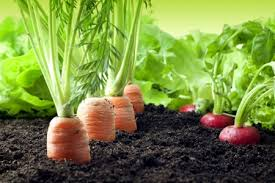
#> input picture dashboard0.4-ImageAnalyzePipeline/media/time_lapse/plant1.jpg, 275 x 183 px, given in place of the camera
$ python camera-hd.py   (older library calls are emulated)
#> lines starting #> are read from the running program, lines starting #| are printed output that depends on the picture
import cv2
import numpy as np

def get_camera():
    """Initialize the ONN 1440P Webcam with optimal settings."""
    try:
        # Initialize the camera
        camera = cv2.VideoCapture(0)  # Use the default camera (index 0)
        if not camera.isOpened():
            print("Error: Could not open camera.")
            return None

        # Set camera properties for optimal performance
        camera.set(cv2.CAP_PROP_FRAME_WIDTH, 2560)  # Set resolution to 1440p (2560x1440)
        camera.set(cv2.CAP_PROP_FRAME_HEIGHT, 1440)
        camera.set(cv2.CAP_PROP_FPS, 30)  # Set frame rate to 30 FPS
        camera.set(cv2.CAP_PROP_FOURCC, cv2.VideoWriter_fourcc('M', 'J', 'P', 'G'))  # Use MJPEG compression
        camera.set(cv2.CAP_PROP_AUTOFOCUS, 1)  # Enable autofocus
        camera.set(cv2.CAP_PROP_BRIGHTNESS, 0.5)  # Adjust brightness for low-light correction
        camera.set(cv2.CAP_PROP_CONTRAST, 0.5)  # Adjust contrast for better image quality
        camera.set(cv2.CAP_PROP_SATURATION, 0.5)  # Adjust saturation for vibrant colors

        print("ONN 1440P Webcam initialized successfully!")
        return camera
    except Exception as e:
        print(f"Error initializing camera: {e}")
        return None

def calculate_sharpness(image):
    """Calculate the sharpness of an image using Laplacian variance."""
    gray = cv2.cvtColor(image, cv2.COLOR_BGR2GRAY)
    return cv2.Laplacian(gray, cv2.CV_64F).var()

def autofocus(camera, max_iterations=5, focus_step=20):
    """
    Perform fast autofocus by adjusting the camera's focus setting to maximize image sharpness.

    Args:
        camera: The camera object (cv2.VideoCapture).
        max_iterations: Maximum number of focus adjustments.
        focus_step: Step size for focus adjustments.

    Returns:
        best_focus: The focus value that produced the sharpest image.
        best_sharpness: The sharpness value of the best-focused image.
    """
#> called with max_iterations = 5, focus_step = 20
    best_focus = 0
    best_sharpness = 0

    # Iterate through focus values
    for focus in range(0, 255, focus_step):
        # Set focus value
        camera.set(cv2.CAP_PROP_FOCUS, focus)

        # Capture a frame
        ret, frame = camera.read()
        if not ret:
            print("Error: Could not read frame.")
            break

        # Calculate sharpness
        sharpness = calculate_sharpness(frame)
        print(f"Focus: {focus}, Sharpness: {sharpness:.2f}")

        # Update best focus
        if sharpness > best_sharpness:
            best_sharpness = sharpness
            best_focus = focus

        # Display the frame (optional)
        cv2.imshow("Autofocus", frame)
        if cv2.waitKey(1) & 0xFF == ord('q'):  # Press 'q' to exit early
            break
#> this loop made 1 pass; (key q is pressed on pass 1)
#> (sharpness, best_sharpness) on pass 1: (1990.6, 1990.6)
#> (printed output is left out)
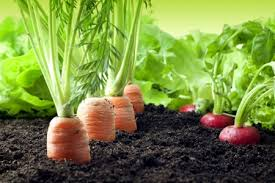
#> input picture dashboard0.4-ImageAnalyzePipeline/media/time_lapse/plant1.jpg, 275 x 183 px, given in place of the camera
#> pass 1, in calculate_sharpness, `gray = cv2.cvtColor(image, cv2.COLOR_BGR2GRAY)`:
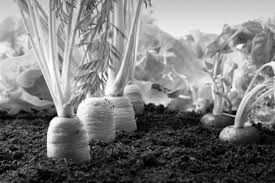
#> gray: shape (183, 275); min 0, max 255, mean 125
#> frame is the input picture: shape (183, 275, 3); mean B, G, R 65.3, 138.8, 120.8
#> after the loop, best_focus = 0; best_sharpness = 1990.6

    # Set the best focus value
    camera.set(cv2.CAP_PROP_FOCUS, best_focus)
    print(f"Best Focus: {best_focus}, Best Sharpness: {best_sharpness:.2f}")
#| Best Focus: 0, Best Sharpness: 1990.60

    return best_focus, best_sharpness

def enhance_image(image):
    """Enhance the image by sharpening and adjusting contrast."""
    # Sharpen the image
    kernel = np.array([[0, -1, 0],
                       [-1, 5, -1],
                       [0, -1, 0]])
    sharpened = cv2.filter2D(image, -1, kernel)
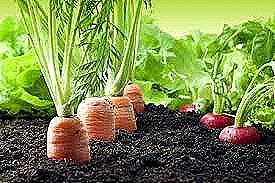
#> sharpened: shape (183, 275, 3); mean B, G, R 71.3, 139, 122.7

    # Adjust contrast
    contrasted = cv2.convertScaleAbs(sharpened, alpha=1.5, beta=0)
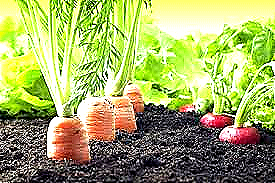
#> contrasted: shape (183, 275, 3); mean B, G, R 101.4, 172.1, 163.1

    return contrasted

def main():
    # Initialize the camera
    camera = get_camera()
    if camera is None:
        print("Failed to initialize camera.")
        return

    # Run autofocus once at startup
    autofocus(camera)

    # Capture and display frames
    while True:
        ret, frame = camera.read()
        if not ret:
            print("Error: Could not read frame.")
            break

        # Enhance the frame
        enhanced_frame = enhance_image(frame)

        # Display the enhanced frame
        cv2.imshow("ONN 1440P Webcam - Enhanced Feed", enhanced_frame)
        if cv2.waitKey(1) & 0xFF == ord('q'):  # Press 'q' to exit
#> (key q is pressed here)
            break

    # Release the camera and close windows
    camera.release()
    cv2.destroyAllWindows()

if __name__ == "__main__":
    main()

$ run again, on dashboard0.4-ImageAnalyzePipeline/media/time_lapse/plant2.jpg
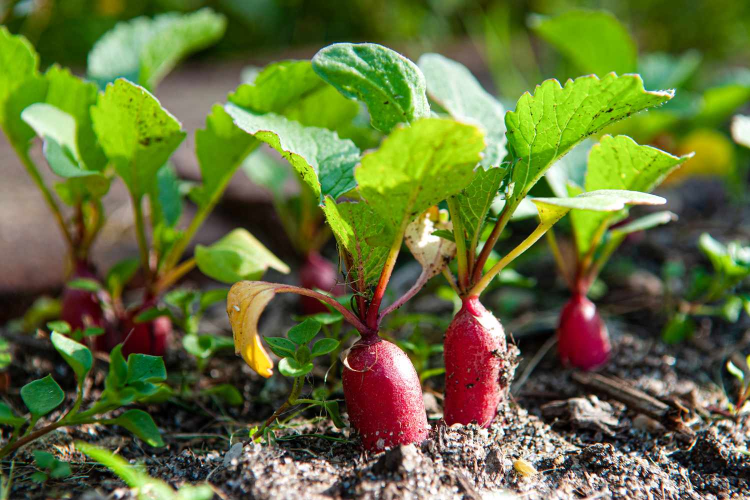
#> input picture dashboard0.4-ImageAnalyzePipeline/media/time_lapse/plant2.jpg, 1500 x 1000 px, given in place of the camera (shown at 1/2 size)
#> the loop in autofocus, `for focus in range(0, 255, focus_step):` made 1 pass; (key q is pressed on pass 1)
#> (sharpness, best_sharpness) on pass 1: (302.9, 302.9)
#> (printed output is left out)
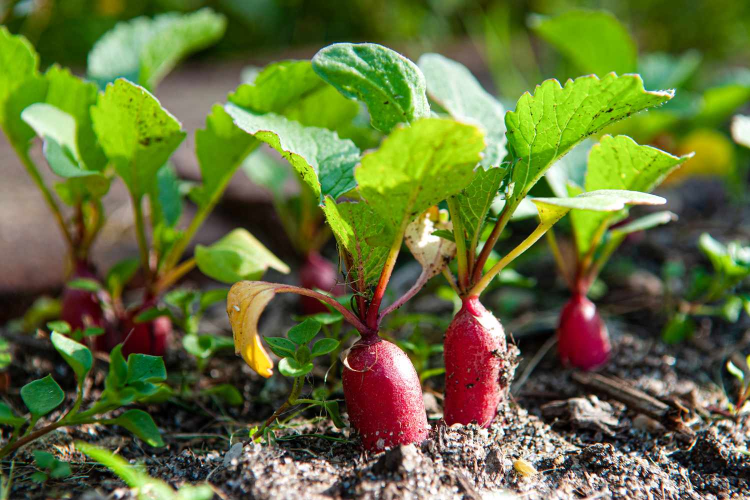
#> input picture dashboard0.4-ImageAnalyzePipeline/media/time_lapse/plant2.jpg, 1500 x 1000 px, given in place of the camera (shown at 1/2 size)
#> pass 1, in calculate_sharpness, `gray = cv2.cvtColor(image, cv2.COLOR_BGR2GRAY)`:
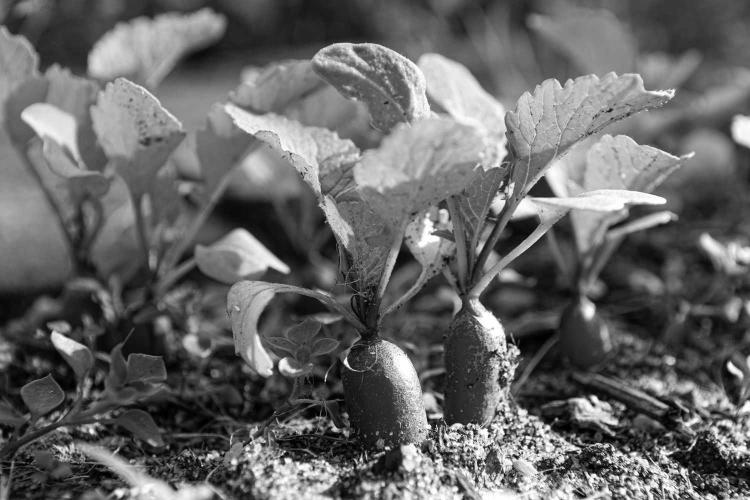
#> gray: shape (1000, 1500) (shown at 1/2 size); min 0, max 255, mean 102.5
#> in autofocus, frame is the input picture: shape (1000, 1500, 3); mean B, G, R 57.2, 112.1, 100.9
#> after the loop in autofocus, `for focus in range(0, 255, focus_step):`: best_focus = 0; best_sharpness = 302.9
#| Best Focus: 0, Best Sharpness: 302.92
#> in enhance_image, `contrasted = cv2.convertScaleAbs(sharpened, alpha=1.5, beta=0)`:
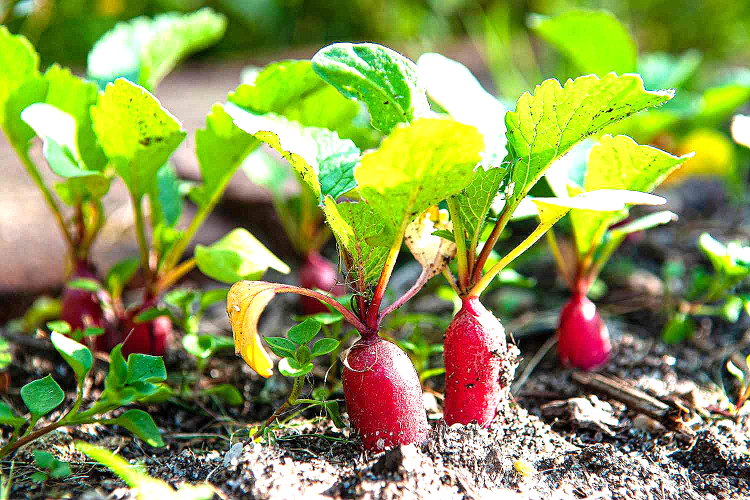
#> contrasted: shape (1000, 1500, 3) (shown at 1/2 size); mean B, G, R 80.9, 153.4, 141.4

$ run again, on dashboard0.4-ImageAnalyzePipeline/media/time_lapse/plant3.jpg
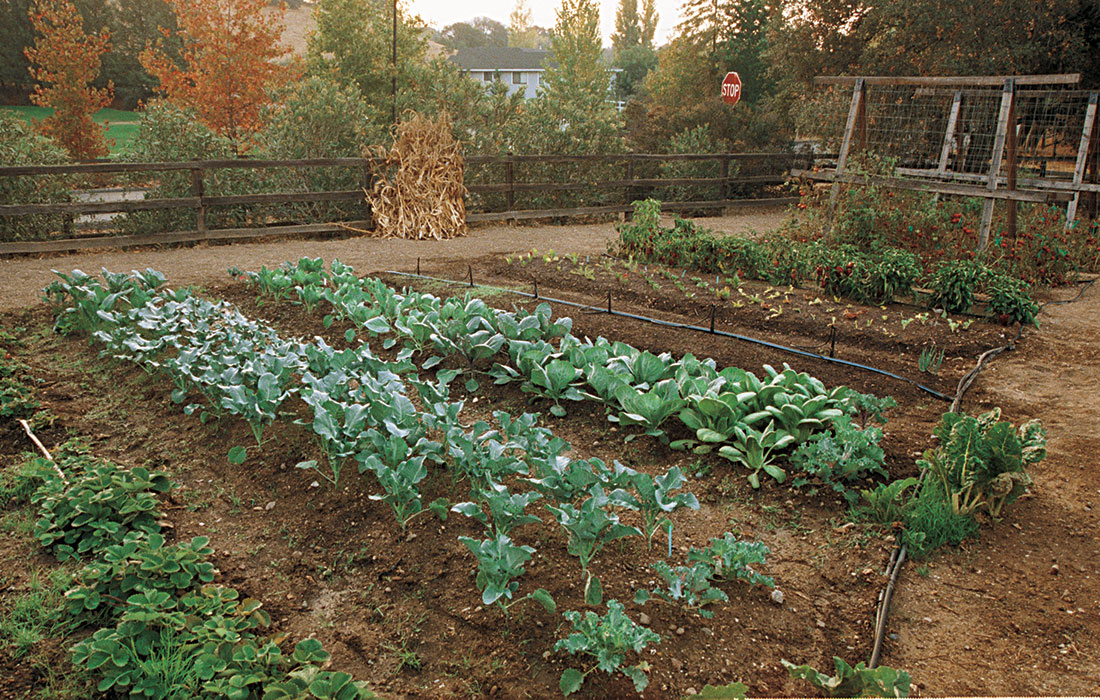
#> input picture dashboard0.4-ImageAnalyzePipeline/media/time_lapse/plant3.jpg, 1100 x 700 px, given in place of the camera
#> the loop in autofocus, `for focus in range(0, 255, focus_step):` made 1 pass; (key q is pressed on pass 1)
#> (sharpness, best_sharpness) on pass 1: (2741.3, 2741.3)
#> (printed output is left out)
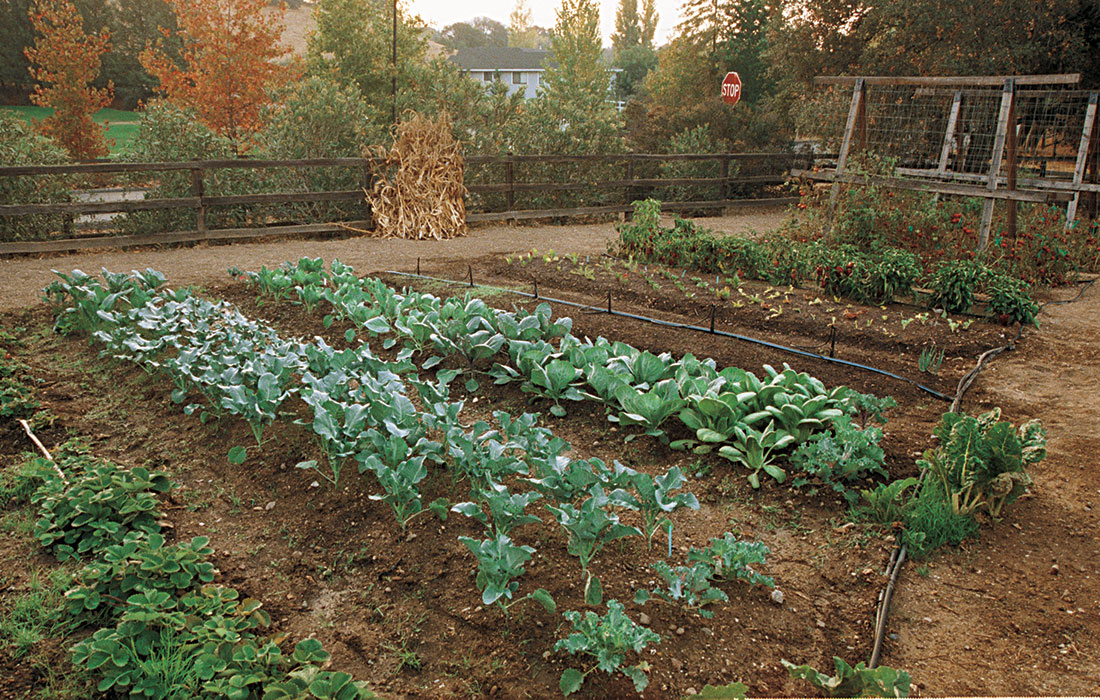
#> input picture dashboard0.4-ImageAnalyzePipeline/media/time_lapse/plant3.jpg, 1100 x 700 px, given in place of the camera
#> pass 1, in calculate_sharpness, `gray = cv2.cvtColor(image, cv2.COLOR_BGR2GRAY)`:
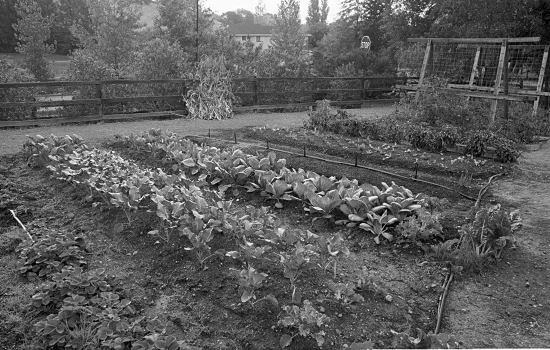
#> gray: shape (700, 1100) (shown at 1/2 size); min 0, max 255, mean 92.2
#> in autofocus, frame is the input picture: shape (700, 1100, 3); mean B, G, R 65.8, 93.3, 100.3
#> after the loop in autofocus, `for focus in range(0, 255, focus_step):`: best_focus = 0; best_sharpness = 2741.3
#| Best Focus: 0, Best Sharpness: 2741.27
#> in enhance_image, `contrasted = cv2.convertScaleAbs(sharpened, alpha=1.5, beta=0)`:
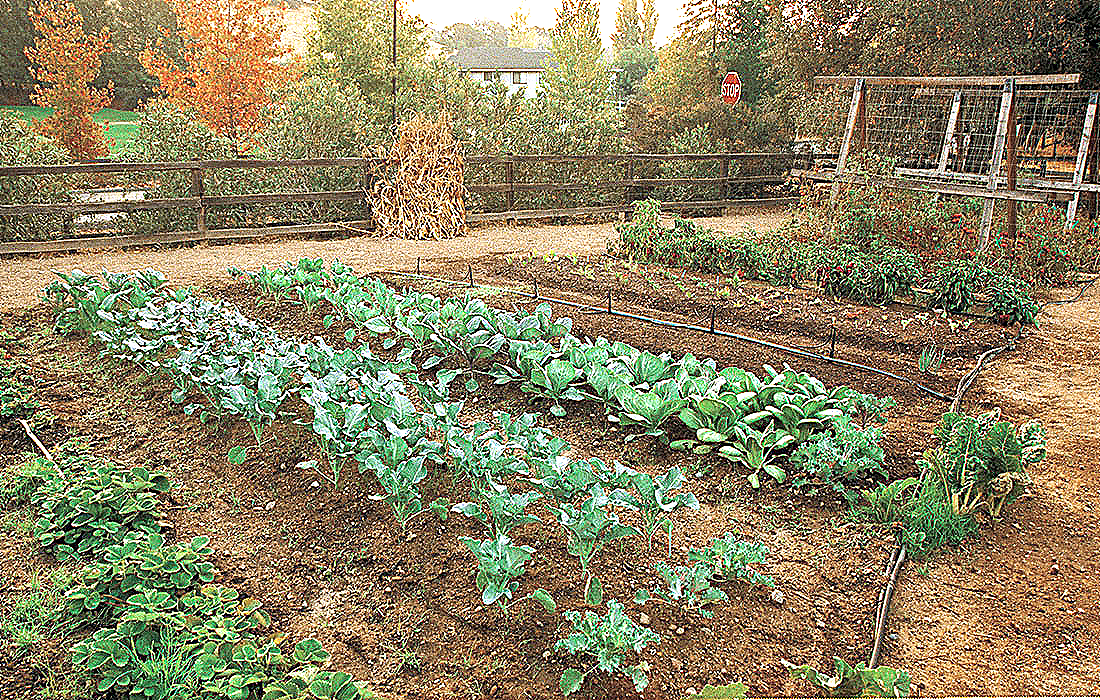
#> contrasted: shape (700, 1100, 3); mean B, G, R 99.2, 131.5, 139.2
